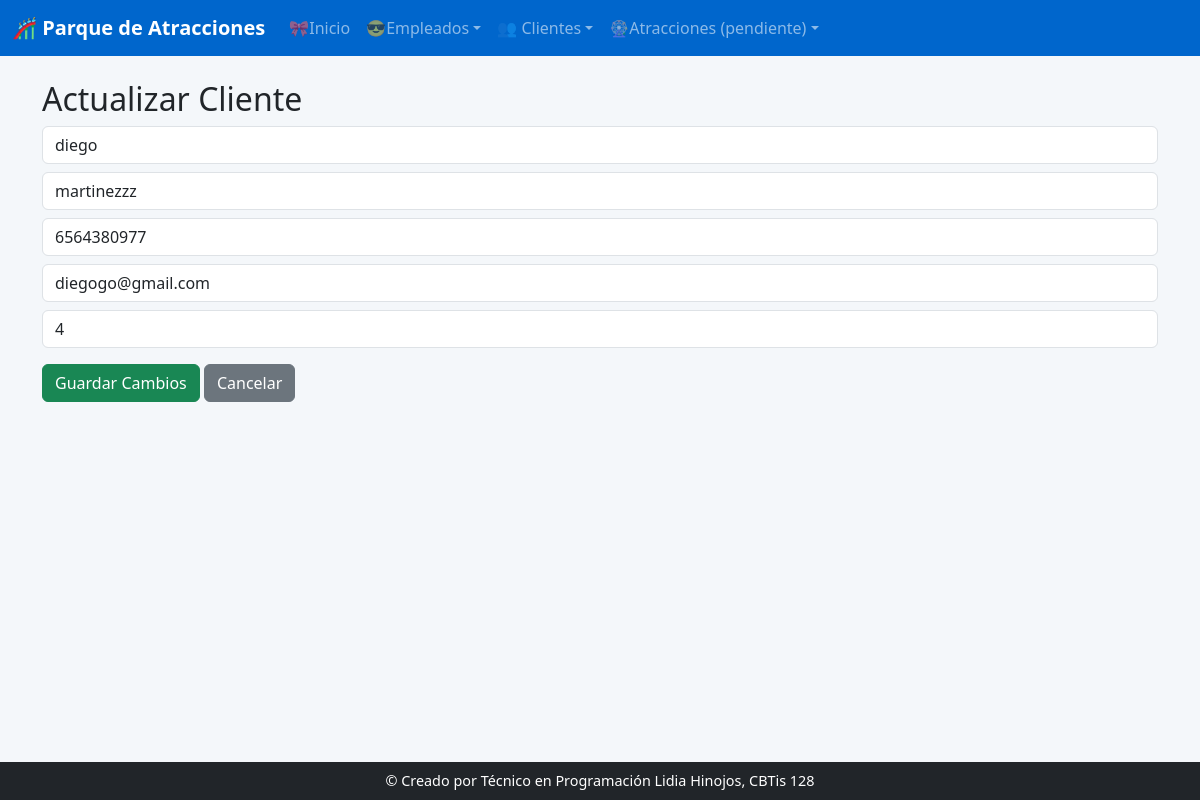
Page /clientes/actualizar/3/ on the committed database.
### app_empleado/models.py (models this page shows, shortened)
class Cliente(models.Model):
        id_cli = models.AutoField(primary_key=True, unique=True)
        nombre = models.CharField(max_length=50)
        apellido = models.CharField(max_length=50)
        telefono = models.CharField(max_length=15)
        correo = models.CharField(max_length=50)
        fecha_reg = models.DateField(auto_now_add=True)
        id_atr = models.IntegerField()

### app_empleado/views.py (the view)
# urls.py: path('clientes/actualizar/<int:id_cli>/', views.actualizar_cliente, name='actualizar_cliente'),
def actualizar_cliente(request, id_cli):
    cliente = Cliente.objects.get(id_cli=id_cli)
    return render(request, 'clientes/actualizar_cliente.html', {'cliente': cliente})

### app_empleado/templates/clientes/actualizar_cliente.html (shortened to what this page needs)
{% extends 'base.html' %}
{% block content %}
<h2>Actualizar Cliente</h2>
<form method="POST" action="{% url 'realizar_actualizacion_cliente' cliente.id_cli %}">
    <input class="form-control mb-2" type="text" name="nombre" value="{{ cliente.nombre }}" placeholder="Nombre">
    <input class="form-control mb-2" type="text" name="apellido" value="{{ cliente.apellido }}" placeholder="Apellido">
    <input class="form-control mb-2" type="text" name="telefono" value="{{ cliente.telefono }}" placeholder="Teléfono">
    <input class="form-control mb-2" type="email" name="correo" value="{{ cliente.correo }}" placeholder="Correo">
    <input class="form-control mb-3" type="number" name="id_atr" value="{{ cliente.id_atr }}" placeholder="ID Atracción (opcional)">
    <button class="btn btn-success">Guardar Cambios</button>
    <a class="btn btn-secondary" href="{% url 'ver_cliente' %}">Cancelar</a>
</form>
{% endblock %}

### app_empleado/templates/base.html (style rules this page uses)
body { background-color: #f4f7fa; }

### rows in the picture
Cliente: nombre "diego", apellido "martinezzz", telefono "6564380977", correo "diegogo@gmail.com", id_atr "4"
